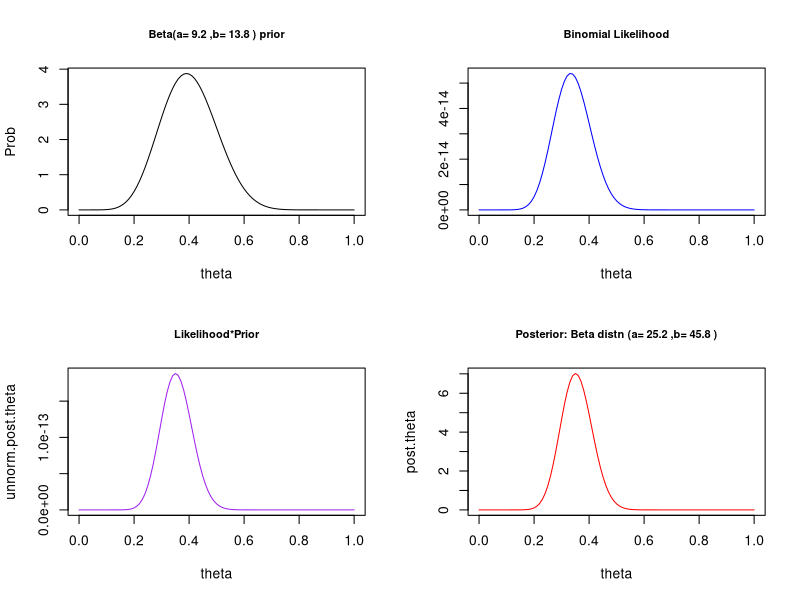
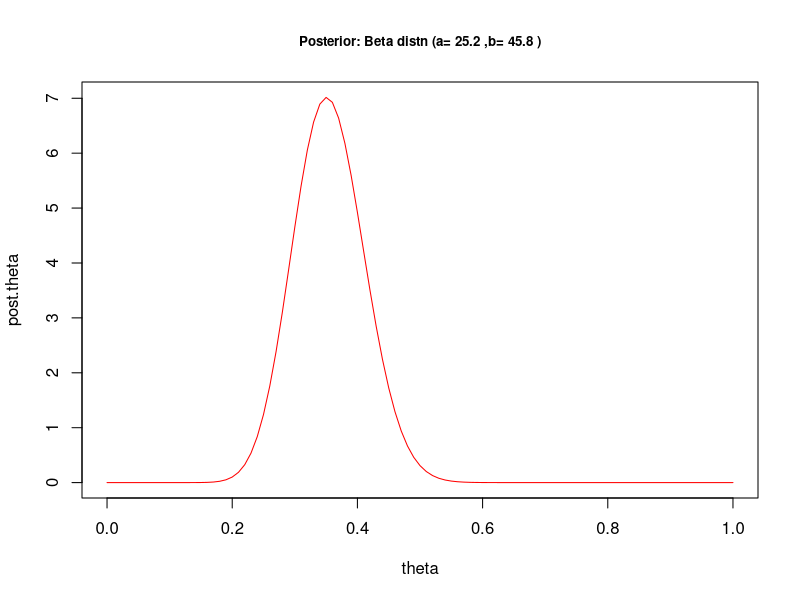
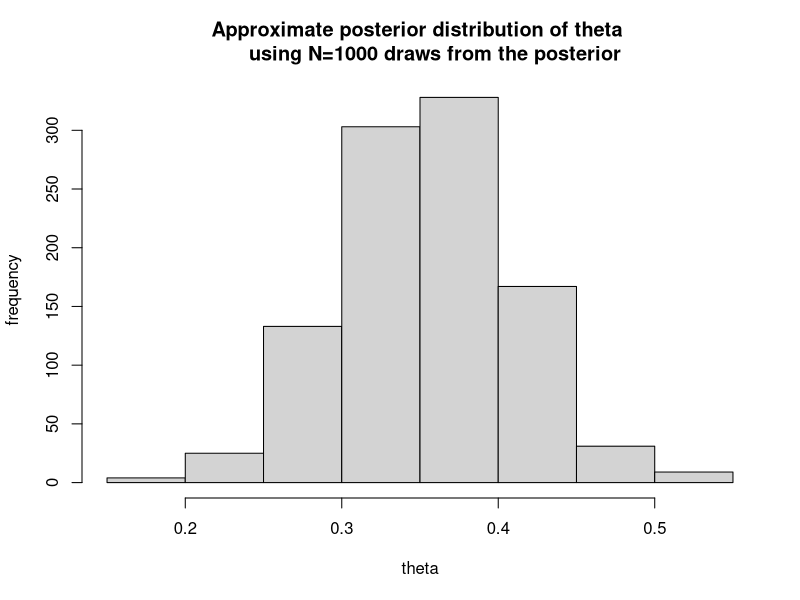
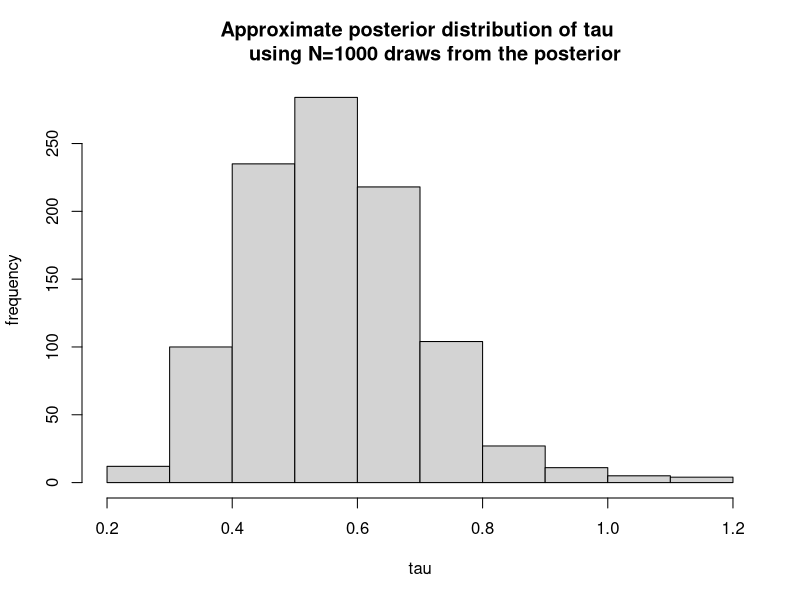
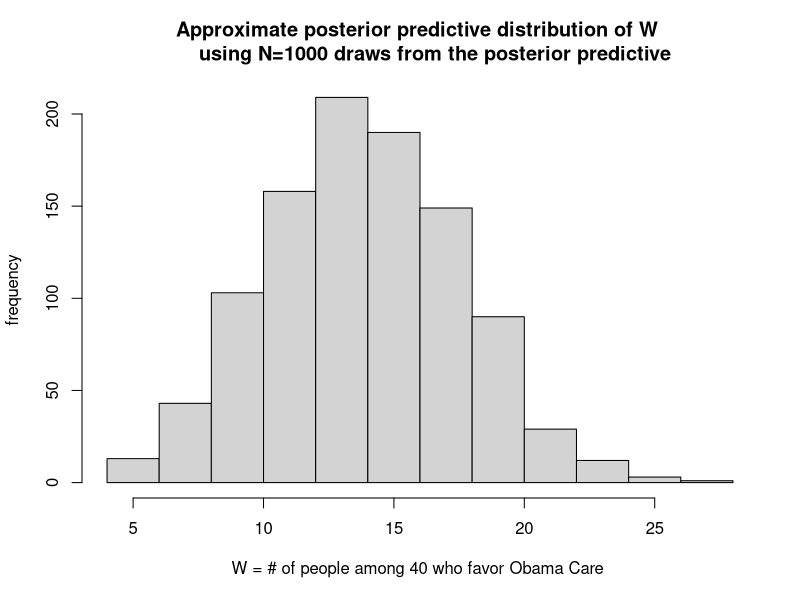
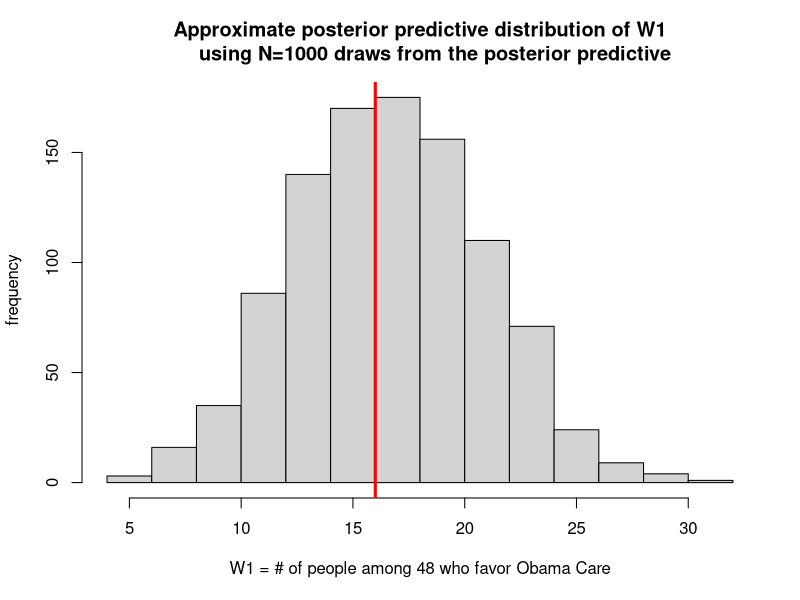

These charts were generated, in order, by the following R code:
# Bayesian Inferences for θ,
# a related parameter, and future data - A conjugate (Beta) prior analysis

# See pages 51-52 of the Text by CJBH for some of the R commands described below.
# Suppose observed data are summarized as
#  16 favored Obama Care, out of n=48 constituents polled
# NOTE: A sufficient statistic, T=number among n who favor Obama Care, exists in this 
# sampling model.

# A priori, theta is believed to be within the interval [0.2 ,0.6] with high probability.
# Fit a prior density from the Beta(a,b) family to match this info - see lecture notes

# old way ( <- )to make assignments to objects in R
a.prior <- 9.2   
b.prior <- 13.8

# Current way ( = ) to make assignments to objects in R
a.prior = 9.2   
b.prior = 13.8

# you will find both = and <- used interchangeably in R-codes, etc.
# plotting p1(theta) - prior density

theta = seq(0,1,0.01)  # Discretize theta using a grid of size 0.01

prr.theta = dbeta(theta,shape1=a.prior,shape2=b.prior)

#print(cbind(theta, prr.theta))

par(mfrow=c(2,2))  # making two rows and two columns for plots

plot(theta,prr.theta, type="l", main=paste("Beta(a=",a.prior,",b=",b.prior,") prior"),
     xlab="theta",ylab="Prob",cex.main=0.8)

# Likelihood, p2(tstar|theta),of the actual data from Binomial(n, theta)
n = 48    ## number of people who were polled
tstar = 16    ##  actual number who favored Obama Care 
lik.theta = dbinom(tstar,size=n,prob=theta)

# Unnormalized Likelihood -kernel
lik.theta = (theta^tstar)*((1-theta)^(n-tstar))

plot(theta,lik.theta, type="l", col="blue", main="Binomial Likelihood",xlab="theta",ylab="",cex.main=0.8)

# Product of Likelihood and Prior, but only 
# kernel or unnormalized posterior of theta
unnorm.post.theta = lik.theta*prr.theta
plot(theta,unnorm.post.theta,type="l",main="Likelihood*Prior", col="purple", cex.main=0.8)

# The Posterior is a Beta distribution due to the conjugate structure
# of the Beta prior and Binomial likelihood
# The parameters of the Beta posterior distribution
a.post = tstar + a.prior   
b.post = (n-tstar)+ b.prior

a.post
b.post

post.theta = dbeta(theta,shape1=a.post, shape2=b.post)

plot(theta, post.theta, type="l", main=paste("Posterior: Beta distn (a=",
                                             a.post,",b=",b.post,")"),col="red", cex.main=0.8)

# posterior by itself #

# A square region is needed for the next Plot
quartz(width=4,height=4,pointsize=8)

plot(theta, post.theta, type="l",main=paste("Posterior: Beta distn (a=",
                                            a.post,",b=",b.post,")"),col="red", cex.main=0.8)

# Exact Posterior mean 
post.mean = a.post/(a.post+b.post)

# Exact Posterior mode  
post.mode = (a.post-1)/(a.post+b.post-2)

print(c("Post mean=", post.mean, "Post mode=", post.mode))

#
# Approximate inferences (the posterior, point estimates, 95% credible Interval, posterior 
#prob) 
# for theta by Direct Monte-Carlo Simulation - i.i.d sampler
# pseudo random sample of size N from the posterior distribution of theta
#

N = 1000
# Fix the seed in sampling the posterior
set.seed(12345)

sample.post.theta = rbeta(N,shape1=a.post,shape2=b.post)

# Approx. posterior dist of theta
# A square region is needed for the next Plot

quartz(width=4,height=4,pointsize=8)
hist(sample.post.theta, xlab = "theta", ylab = "frequency", main =
       "Approximate posterior distribution of theta 
     using N=1000 draws from the posterior")

# Approximate posterior mean, variance of theta

MC.est.post.mean.theta = mean(sample.post.theta)

MC.est.post.var.theta = var(sample.post.theta)

print(c("MC est of Post mean=", MC.est.post.mean.theta, "MC est of Post variance=", 
        MC.est.post.var.theta))

# Approx. 95% credible Interval for theta

print(quantile(sample.post.theta,probs = c(0.025,0.975)))

# What is the approx. Posterior probability that theta < 0.50?

post.prob0.5 = mean((sample.post.theta < 0.5))

post.prob0.5

# Approximate inferences (posterior median, 95% credible Interval, posterior prob) for theta by numerical methods

# Posterior median
post.med = qbeta(0.5,shape1=a.post,shape2=b.post)

print(c("approx Post median=", post.med))

#95% credible Interval for theta

print(c(qbeta(0.025,shape1=a.post,shape2=b.post), 
        qbeta(0.975,shape1=a.post,shape2=b.post) ) )

# approx Posterior probability that theta < 0.50 

pbeta(0.5,shape1=a.post,shape2=b.post)


#  INFERENCE FOR TAU BEGINS
# Use the pseudo random sample of size N from the posterior distribution of theta
# to get a pseudo random sample of size N from the posterior distribution of tau,
# the odds of favoring Obama Care.

sample.post.tau = sample.post.theta/(1-sample.post.theta)

# A square region is needed for the next Plot

quartz(width=4,height=4,pointsize=8)
hist(sample.post.tau, xlab = "tau", ylab = "frequency", main =
       "Approximate posterior distribution of tau 
     using N=1000 draws from the posterior")

#
# Approximate Bayesian Inferences for tau using by Monte-Carlo simulation -
# pseudo random sample of size N from the posterior distribution of tau
#

# A point estimate of tau 
MC.approx.post.mean.tau = mean(sample.post.tau)

MC.approx.post.mean.tau

#95% credible Interval for tau
print(quantile(sample.post.tau,probs = c(0.025,0.975)))

# What is the (approximate) Posterior probability that tau >= 1.0?
post.prob1.0 = mean((sample.post.tau >= 1.0))

post.prob1.0

# Approximate predictive Bayesian inferences for W = # of people among the next 40 polled ># who favor Obama Care 
# by Monte-Carlo simulation - pseudo random 
# sample of size N2 from the posterior predictive distribution of W
m = 40    
N2 = length(sample.post.theta)
set.seed(12345)
sample.pred.W = rbinom(n=N2,size=m,prob= sample.post.theta)

# A square region is needed for the next Plot
quartz(width=4,height=4,pointsize=8)
hist(sample.pred.W, xlab = "W = # of people among 40 who favor Obama Care ", ylab = "frequency", main = 
       "Approximate posterior predictive distribution of W 
     using N=1000 draws from the posterior predictive")

# A point estimate of W 
MC.est.pred.mean.W = mean(sample.pred.W)

MC.est.pred.mean.W

# Approx. 95% posterior predictive Interval for W

print(quantile(sample.pred.W,probs = c(0.025,0.975)))

# What is the (approximate) posterior predictive probability that W >= 25?

pred.prob.25 = mean((sample.pred.W >= 25))

pred.prob.25

# Does the sampling model fit the data?
# check if tstar is or is not in the middle of the histogram of the predictive distribution of the 
# future datum,  W1 = # of people among the next 48 polled who would favor Obama Care

# Approximate predictive Bayesian inferences for W1 using a
# pseudo random sample of size N2 from the posterior predictive distribution of W1

m1 = 48    
N2 = length(sample.post.theta)
set.seed(12345)
sample.pred.W1 = rbinom(n=N2,size=m1,prob= sample.post.theta)

# A square region is needed for the next Plot
quartz(width=4,height=4,pointsize=8)
hist(sample.pred.W1, xlab = "W1 = # of people among 48 who favor Obama Care", ylab = "frequency", main =
       "Approximate posterior predictive distribution of W1
     using N=1000 draws from the posterior predictive") 
abline(v=tstar, lwd=3, col="red")
